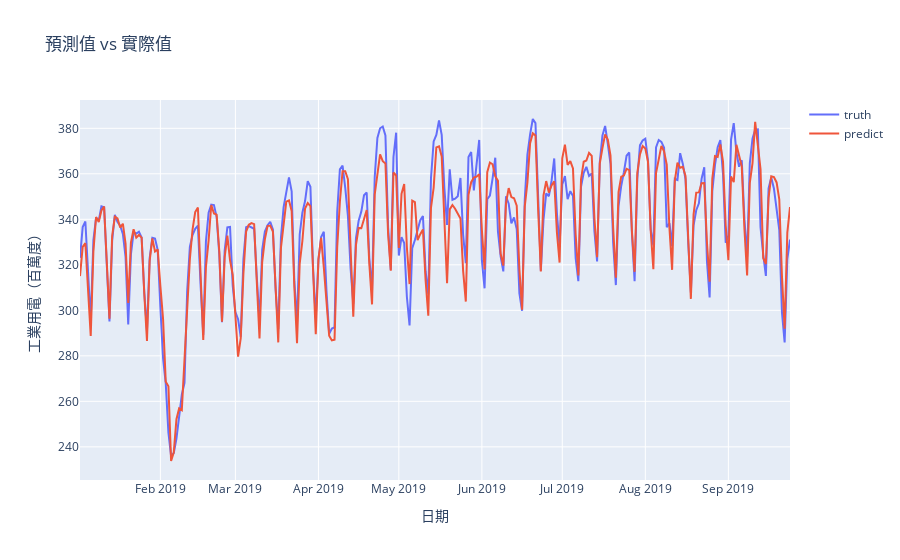

This figure's notebook cell:
### Code cell
ground_truth = go.Scatter(x=date_range, y=truth, name='truth')
predict_answer = go.Scatter(x=date_range, y=pred, name='predict')
layout = go.Layout(
    title = '預測值 vs 實際值',
    xaxis = dict(title = '日期'),
    yaxis = dict(title = '工業用電（百萬度）')
)
fig = go.Figure(data=[ground_truth, predict_answer], layout=layout)
iplot(fig)

### Figure 1 — Plotly figure (JSON) as saved in the notebook; plotly's stock layout.template omitted (floating-point values rounded to 4 significant figures; data arrays with more than 128 entries replaced by an {"elided": "..."} marker saying what was removed)
{"data": [{"name": "truth", "type": "scatter", "x": {"elided": "266 str values"}, "y": {"elided": "266 float values"}}, {"name": "predict", "type": "scatter", "x": {"elided": "266 str values"}, "y": {"elided": "266 float values"}}], "layout": {"title": {"text": "預測值 vs 實際值"}, "xaxis": {"title": {"text": "日期"}}, "yaxis": {"title": {"text": "工業用電（百萬度）"}}}}
